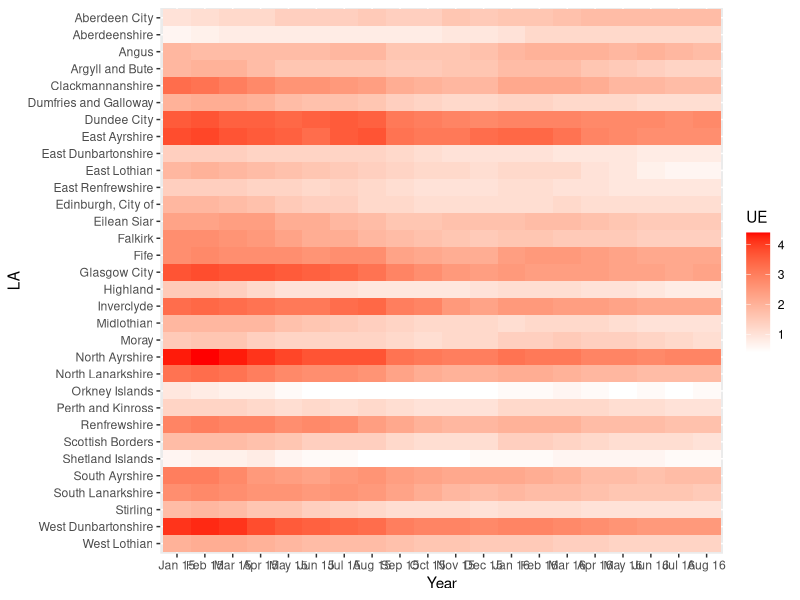

Recreate this plot in R.
library(dplyr)
library(ggplot2)
library(tidyr)
library(readr)

# read in data
UE_data <- read_csv("JSA_LA_UE_Data.csv",skip=7, col_names = TRUE)
View(UE_data)

################################################
# 1. DATA CLEANING
################################################

# 1. delete row 1
UE_data <- UE_data[2:33, ]

# 2. delete columns that have values instead of rates

# create a column index of columns 2 to 40 in 2 step jumps
col_index <- seq(from = 2, to=40, by= 2) # nos 2 to 40 (col numbers)

# remove these columns
UE_data <- UE_data[, -c(col_index)] 

# 3. now rename the remaining columns 
names(UE_data) # currently blank

# generate list of dates: starts with Jan 2015 to Aug 2016
dates <- seq(as.Date("2015/1/1"), by = "month", length.out = 20) # 20 = no of months till Aug 16

# now format
better_dates <- format(dates, "%b %y")

# ...and rename
names(UE_data)[2:21] <- better_dates 

# 4. rename column 1
names(UE_data)[1] <- "LA"

# 5. check structure of data
str(UE_data)
# change rates from character to numeric
UE_data[, 2:21] <- sapply(UE_data[, 2:21], as.numeric) 

################################################
# 2. VISUALISATION
################################################

# change from wide to long for ggplot
UE_data <- gather(UE_data, key=Year, value=UE, -LA)

# check
str(UE_data)

# factor the dates as a result of the gather function()
UE_data$Year <- factor(UE_data$Year, 
                       levels = c("Jan 15", "Feb 15", "Mar 15", "Apr 15", "May 15", "Jun 15", "Jul 15",
                                  "Aug 15", "Sep 15", "Oct 15", "Nov 15", "Dec 15", "Jan 16", "Feb 16",
                                  "Mar 16", "Apr 16", "May 16", "Jun 16", "Jul 16", "Aug 16",
                                  ordered=TRUE))

# convert LAs to factors
UE_data$LA <- as.factor(UE_data$LA) 
# reverse the levels so we get Aberdeen City first
UE_data$LA <- factor(UE_data$LA, levels = rev(levels(UE_data$LA))) 

# plot
ggplot(data=UE_data, aes(x=Year, y=LA))+
  geom_tile(aes(fill=UE))+
  scale_fill_gradient(low="White", high="red")

# save out - use the follow settings for larger plot/map
# ggsave("UE_heatmap.pdf", scale=3, dpi=400)




